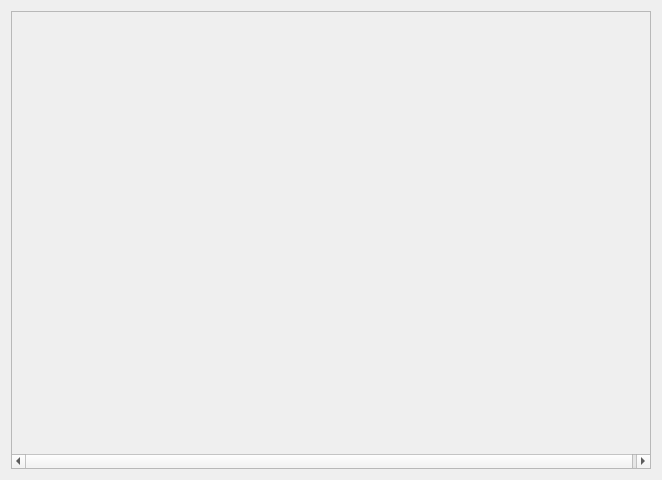
<?xml version="1.0" encoding="UTF-8"?>
<ui version="4.0">
 <class>Form</class>
 <widget class="QWidget" name="Form">
  <property name="geometry">
   <rect>
    <x>0</x>
    <y>0</y>
    <width>662</width>
    <height>480</height>
   </rect>
  </property>
  <property name="sizePolicy">
   <sizepolicy hsizetype="Preferred" vsizetype="Preferred">
    <horstretch>1</horstretch>
    <verstretch>1</verstretch>
   </sizepolicy>
  </property>
  <property name="windowTitle">
   <string>Form</string>
  </property>
  <property name="styleSheet">
   <string notr="true"/>
  </property>
  <layout class="QGridLayout" name="gridLayout">
   <item row="0" column="0" colspan="3">
    <widget class="QScrollArea" name="scrollArea">
     <property name="sizePolicy">
      <sizepolicy hsizetype="Expanding" vsizetype="Expanding">
       <horstretch>1</horstretch>
       <verstretch>1</verstretch>
      </sizepolicy>
     </property>
     <property name="styleSheet">
      <string notr="true"/>
     </property>
     <property name="verticalScrollBarPolicy">
      <enum>Qt::ScrollBarAsNeeded</enum>
     </property>
     <property name="horizontalScrollBarPolicy">
      <enum>Qt::ScrollBarAsNeeded</enum>
     </property>
     <property name="widgetResizable">
      <bool>false</bool>
     </property>
     <property name="alignment">
      <set>Qt::AlignBottom|Qt::AlignLeading|Qt::AlignLeft</set>
     </property>
     <widget class="Formwidget" name="scrollAreaWidgetContents">
      <property name="geometry">
       <rect>
        <x>0</x>
        <y>29</y>
        <width>642</width>
        <height>431</height>
       </rect>
      </property>
      <property name="minimumSize">
       <size>
        <width>200</width>
        <height>0</height>
       </size>
      </property>
      <property name="styleSheet">
       <string notr="true"/>
      </property>
     </widget>
    </widget>
   </item>
  </layout>
 </widget>
 <customwidgets>
  <customwidget>
   <class>Formwidget</class>
   <extends>QWidget</extends>
   <header>lib.xmlwidget.formwidget.h</header>
   <container>1</container>
  </customwidget>
 </customwidgets>
 <resources/>
 <connections/>
</ui>
